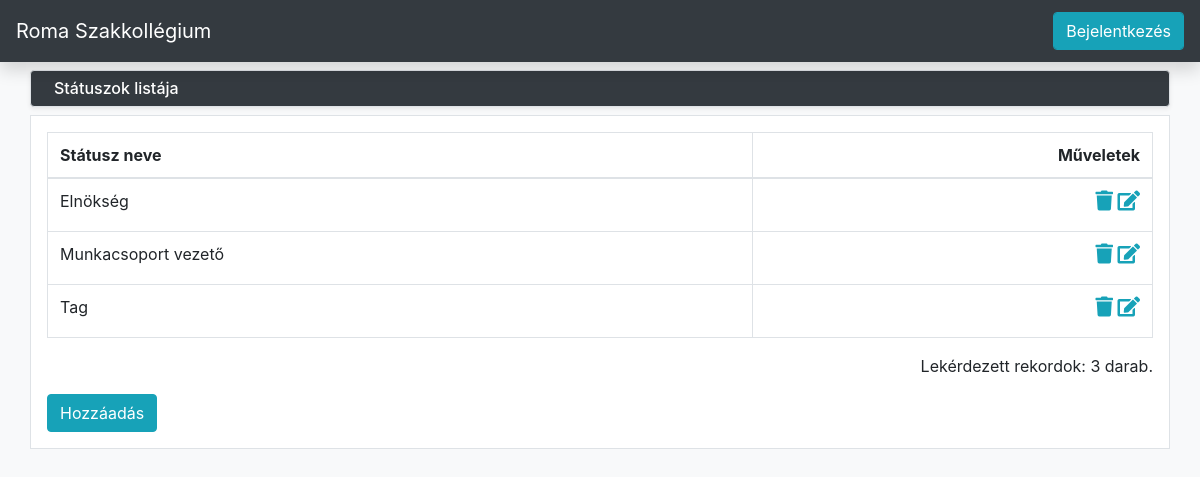
/index.php/status/list, run on the app's committed database.
### tables this page shows
create table statusz(
	id int not null auto_increment,
	nev varchar(200) not null,

	constraint pk_statusz primary key(id)
);

### application/controllers/Status.php (called while the page is built, shortened)
<?php
class Status extends CI_Controller {
  public function __construct() {
    $this->load->model('status_model');
  }
  public function list() {
    $view_params = [
      'title'      => lang('status_list_title'),
      'records'    => $this->status_model->get_list()
    ];
    $this->load->view('status/list', $view_params);
  }
}

### index.php (called while the page is built, shortened)
<?php
require_once BASEPATH.'core/CodeIgniter.php';

### application/libraries/Ion_auth.php (called while the page is built, shortened)
<?php
class Ion_auth
{
	public function __construct()
	{
		$this->_cache_user_in_group =& $this->ion_auth_model->_cache_user_in_group;
		$this->ion_auth_model->trigger_events('library_constructor');
	}
	public function __get($var)
	{
		return get_instance()->$var;
	}
	public function logged_in()
	{
		$this->ion_auth_model->trigger_events('logged_in');
		$recheck = $this->ion_auth_model->recheck_session();
		return $recheck;
	}
}

### application/models/Ion_auth_model.php (called while the page is built, shortened)
<?php
class Ion_auth_model extends CI_Model
{
	public function __construct()
	{
		$this->config->load('ion_auth', TRUE);
	}
	public function recheck_session()
	{
		if (empty($this->session->userdata('identity')))
		{
			return FALSE;
		}
		$session_hash = $this->session->userdata('ion_auth_session_hash');
		return (bool)$session_hash && $session_hash === $this->config->item('session_hash', 'ion_auth');
	}
}

### application/models/Status_model.php (called while the page is built, shortened)
<?php
class Status_model extends CI_Model {
  public function get_list() {
    $this->db->select('s.id, s.nev');
    $this->db->from('statusz s');
    $this->db->order_by('s.nev', 'asc');
    return $this->db->get()->result();
  }
}

### application/views/status/list.php (the view)
<?php $this->load->view('common/bootstrap'); ?>
<?php $this->load->view('common/navbar'); ?>
<body class="bg-light">
<div class="container my-2 border shadow-sm text-white bg-dark rounded">
<h6 class="m-2"><?=$title?></h6>
</div>
<div class="container border shadow-smt bg-white p-3">
<?php if($records == null || empty($records)): ?>
    <p class="m-3"> Nincs rögzítve eggyetlen státusz sem. </p>
<?php else: ?>
    <table class="table table-bordered">
        <thead>
            <tr>
                <th><?php echo lang('status_name'); ?></th>
                <th class="text-right"> <?php echo lang('operations'); ?> </th>
            </tr>
        </thead>
        <tbody>
            <?php foreach ($records as $record): ?>
                <tr>
                    <td> <?=$record->nev?> </td>
                    <td class="text-right">
                        <?php echo anchor(base_url('status/delete/'.$record->id), '<h5 class="fas fa-trash text-info"></h5>'); ?>
                        <?php echo anchor(base_url('status/update/'.$record->id), '<h5 class="fas fa-edit text-info"></h5>'); ?>
                    </td>
                </tr>
            <?php endforeach; ?>
        </tbody>
    </table>
    <p class="text-right"> <?php echo lang('quantity'); ?> <?=count($records)?>  <?php echo lang('quantity_measure'); ?></p>
<?php endif; ?>
<?php echo anchor(base_url('status/insert'), lang('add'), ['class' => 'btn btn-info']); ?>
</div>

### application/views/common/bootstrap.php (shortened to what this page needs)
<link rel="stylesheet" href="https://maxcdn.bootstrapcdn.com/bootstrap/4.5.2/css/bootstrap.min.css">
<link rel="stylesheet" href="https://use.fontawesome.com/releases/v5.7.0/css/all.css">

### application/views/common/navbar.php (shortened to what this page needs)
<nav class="navbar navbar-expand-md bg-dark navbar-dark shadow py-1 sticky-top">
 <a class="navbar-brand" href="/">Roma Szakkollégium</a>
 <?php if($this->ion_auth->logged_in()): ?>
 <button class="navbar-toggler" type="button" data-toggle="collapse" data-target="#collapsibleNavbar">
   <span class="navbar-toggler-icon"></span>
 </button>
 <div class="collapse navbar-collapse" id="collapsibleNavbar">
   <ul class="navbar-nav">
     <li class="nav-item">
       <a class="nav-link" href="/presentation/list">Előadás</a>
     </li>
     <li class="nav-item">
       <a class="nav-link" href="/member/list"> Tagok </a>
     </li>
     <li class="nav-item">
       <a class="nav-link" href="/institution/list">Intézmény</a>
     </li>
     <li class="nav-item">
       <a class="nav-link" href="/county/list">Megye</a>
     </li>
     <li class="nav-item">
       <a class="nav-link" href="/status/list">Státuszok</a>
     </li>
   </ul>
   <form class="form-inline ml-auto my-2" >
      <?php echo '<a href="/auth/logout" class="btn btn-info form-control">'. 'Kijelentkezés' .'</a>'; ?>
   </form>
 <?php else : ?>
   <form class="form-inline ml-auto my-2" >
     <?php echo '<a href="/auth/login" class="btn btn-info form-control">'. 'Bejelentkezés' .'</a>'; ?>
   </form>
    <?php endif; ?>
</nav>

### data on the page
statusz: nev "Elnökség"
statusz: nev "Munkacsoport vezető"
statusz: nev "Tag"

### other printed values
$title "Státuszok listája"
lang('status_name') "Státusz neve"
lang('operations') "Műveletek"
lang('quantity') "Lekérdezett rekordok:"
count($records) "3"
lang('quantity_measure') "darab."
